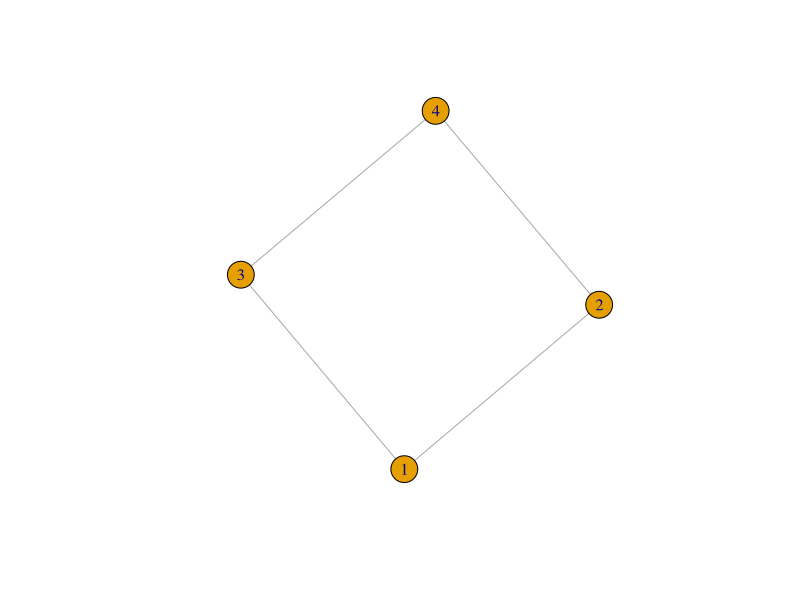

Write R code to recreate this figure. (Note: this script raises an error after producing the figure.)
library(igraph)

# For further details about the representation, refer to the paper: Yamada, H. Geary’s c and 
# Spectral Graph Theory. Mathematics 2021, 9, 2465. https://doi.org/10.3390/math9192465

adj_mtx1 <- matrix(data = c(0,3,4,0, 3,0,5,0, 4,5,0,8, 0,0,8,0), nrow = 4)
adj_mtx2 <- matrix(data = c(0,3,4,0,9,  3,0,5,0,0,  4,5,0,8,0, 0,0,8,0,0,  9,0,0,0,0), nrow = 5)
adj_mtx3 <- matrix(data = c(0,1,1,0, 1,0,0,1, 1,0,0,1, 0,1,1,0), nrow = 4 )

adj_mtx <- adj_mtx3
g_w <- graph_from_adjacency_matrix(adj_mtx, mode = 'undirected')
plot(g_w, e=TRUE, v=TRUE)

# Add node weights
g_w <- set_vertex_attr(g_w, name='intensity', valu=c(4,35,25,1))



#adj_mtx_ref <- as.matrix(as_adjacency_matrix(g_w, attr = 'weight'))

l_mtx <- as.matrix(laplacian_matrix(g_w, weights = NA)) # Laplacian matrix (not weighted)
l_eigen <- eigen(l_mtx) # Eigenvalues and eigenvectors
y <- round(tcrossprod(l_eigen[["vectors"]],l_eigen[["vectors"]]), 10) # y = U*U^T 


#------------------------------------------------TODO: Testing------------------------------------------------
# U^T*y = {u_1^T*y + ... + u_n^T*y}
y <- t(matrix(c(4,35,25,1), nrow=1))
r1 <- 0
for (i in 1:dim(l_eigen[["vectors"]])[1]){
  r1 <- rbind(r , l_eigen[["vectors"]][,i]%*%y)
}
r1 <- t(r1)
# alpha = {alpha_1, ..., alpha_n}^T = {u_1^T*y + ... + u_n^T*y}^T
# y = {alpha_1*u_1, ..., alpha_n*u_n}
r2 <- 0
for (i in 1:dim(l_eigen[["vectors"]])[1]){
  r2 <- rbind(r2 , l_eigen[["vectors"]][,i] %*% y %*% t(l_eigen[["vectors"]])[,i])
}
r2 <- t(r2)
#-----------------------------------------------------------------------------------------------------------



# Check that the 'U' (eigenvectors) is correct (L = U*lambda*U^T)
l_temp <- round(l_eigen[["vectors"]]%*%diag(l_eigen[["values"]])%*%t(l_eigen[["vectors"]]))
print(paste0("U is correct?: ", all(l_mtx == l_temp )))

omega_e <- sum(edge_attr(g_w, 'weight')) # TODO: Get edge or node weights?
omega_n <- sum(vertex_attr(g_w, 'intensity')) # TODO: Get edge or node weights?
omega <- sum(adj_mtx) # Sum(w_{ij}) I think is the sum of all 1's in the adjacency matrix

id_mtx <- diag(nrow(adj_mtx)) # Identity matrix (In)

ones <-as.matrix(rep(1, dim(adj_mtx)[1]), ncol=dim(adj_mtx)[1])
ones.t.ones <- crossprod(ones,ones) 

ql <- id_mtx - ones%*%solve(ones.t.ones)%*%t(ones) # Ql = In - l(l^T*l)^-1*l^T  # solve = inverse of a matrix (^-1)

# Check if ql is correct (l = ql*l*ql)
print(paste0("Ql is correct?: ", all(l_mtx == (ql%*%l_mtx%*%ql) )))

# c = ( (n-1) / omega) * ( (y^T*L*y) / (y^T*Q*y) )
c <- round(( ( length(V(g_w)) - 1 ) / omega ) * ( (t(y)%*%l_mtx%*%y) / (t(y)%*%ql%*%y) ), 5)
c
